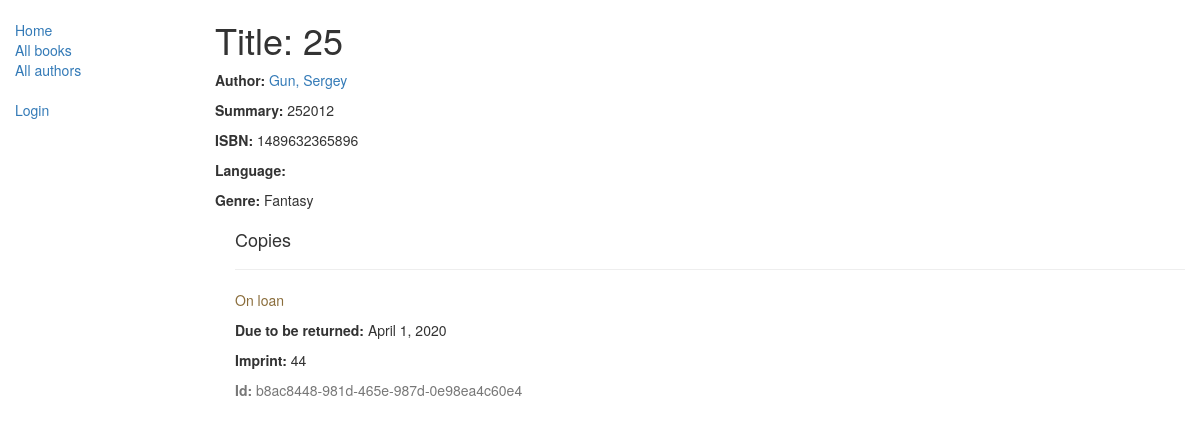
The page /catalog/book/10 on the database as committed earlier.
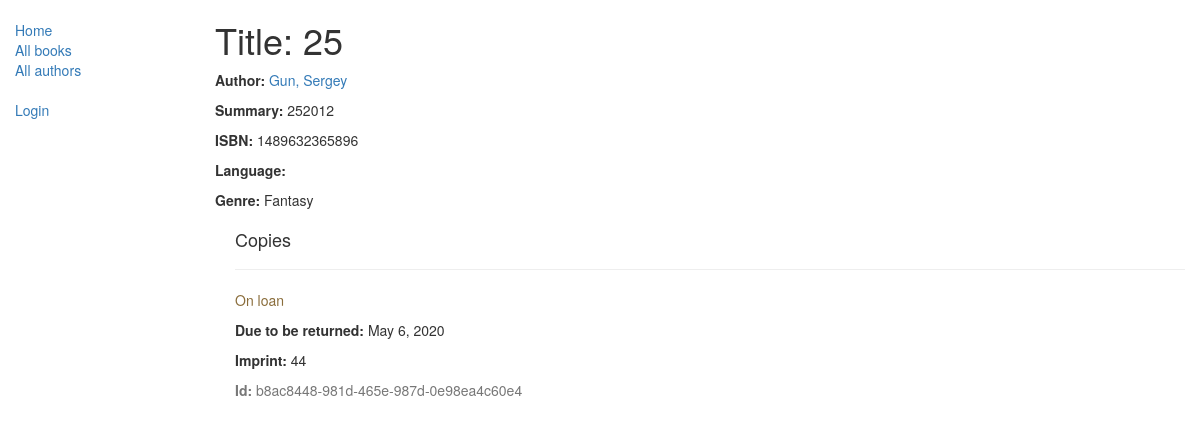
The same page on the database as committed later.
### catalog/models.py (models this page shows, shortened)
class BookInstance(models.Model):
    class Meta:
        permissions = (("can_mark_returned", "Set book as returned"),)
    id = models.UUIDField(primary_key=True, default=uuid.uuid4,
                          help_text="Unique ID for this particular book across whole library")
    book = models.ForeignKey('Book', on_delete=models.SET_NULL, null=True)
    imprint = models.CharField(max_length=200)
    due_back = models.DateField(null=True, blank=True)
    LOAN_STATUS = (
        ('m', 'Maintenance'),
        ('o', 'On loan'),
        ('a', 'Available'),
        ('r', 'Reserved'),
    )
    status = models.CharField(max_length=1, choices=LOAN_STATUS, blank=True, default='m',
                              help_text='Book availability')
    borrower = models.ForeignKey(User, on_delete=models.SET_NULL, null=True, blank=True)
    class Meta:
        ordering = ["due_back"]

### catalog/views.py (the view)
# urls.py: url(r'^book/(?P<pk>\d+)$', views.BookDetailView.as_view(), name='book_detail'),
class BookDetailView(generic.DetailView):
    model = Book
    paginate_by = 5

### catalog/models.py (called while the page is built)
    def __str__(self):
        return self.name

    def __str__(self):
        return '{0}, {1}'.format(self.last_name, self.first_name)

### catalog/templates/catalog/book_detail.html
{% extends "base_generic.html" %}
{% block content %}
  <h1>Title: {{ book.title }}</h1>
  <p><strong>Author:</strong> <a href="">{{ book.author }}</a></p>
  <p><strong>Summary:</strong> {{ book.summary }}</p>
  <p><strong>ISBN:</strong> {{ book.isbn }}</p>
  <p><strong>Language:</strong> {{ book.language }}</p>
  <p><strong>Genre:</strong> {% for genre in book.genre.all %} {{ genre }}{% if not forloop.last %}, {% endif %}{% endfor %}</p>
  <div style="margin-left:20px;margin-top:20px">
    <h4>Copies</h4>
    {% for copy in book.bookinstance_set.all %}
    <hr>
    <p class="{% if copy.status == 'a' %}text-success{% elif copy.status == 'd' %}text-danger{% else %}text-warning{% endif %}">{{ copy.get_status_display }}</p>
    {% if copy.status != 'a' %}<p><strong>Due to be returned:</strong> {{copy.due_back}}</p>{% endif %}
    <p><strong>Imprint:</strong> {{copy.imprint}}</p>
    <p class="text-muted"><strong>Id:</strong> {{copy.id}}</p>
    {% endfor %}
  </div>
{% endblock %}

Rows that differ between the two databases and show on the page:
changed BookInstance "On loan": due_back "April 1, 2020" → "May 6, 2020"
